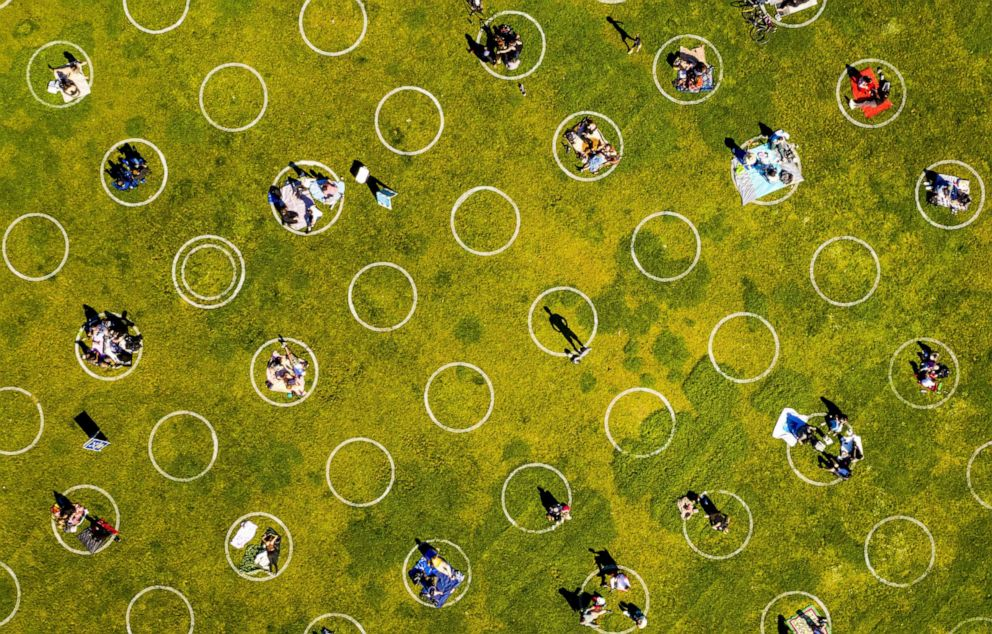
%> input picture data/circles.jpg, 992 x 634 px
$ octave taskCircles.m   (GNU Octave 9; MATLAB toolbox functions it lacks are replaced by stand-ins)
%> lines starting %> are read from the running program, lines starting %| are printed output that depends on the picture
clear all;
close all;
clc;

circles = imread('..\data\circles.jpg');
%> circles is the input picture: size 634x992x3 uint8; mean R, G, B 131.4, 128.8, 28.7
subplot(2,2,1);
imshow(circles);
title('Original Image');
%check radius of circle, r =35pixels
d= imdistline;
delete(d);

[centers, radii] = imfindcircles(circles, [30 40], "ObjectPolarity", "bright", "Sensitivity", 0.92);
%> centers = 30 rows, first 12: [134.4 173; 409.6 121.1; 360.9 472.6; 35.71 247.5; 382.9 297.1; 284.8 372.2; 183.5 446.6; 234.2 98.35; 307.5 199.4; 587.6 146.2; 209.6 272.5; 459.9 398.2]; radii = 30 values, max 37.17 at index 9, min 33.47 at index 27, mean 34.71
subplot(2,2,2);
imshow(circles);
viscircles(centers,radii, "Color","b");
title('sensitivity =0.92');

[centers, radii] = imfindcircles(circles, [30 40], "ObjectPolarity", "bright", "Sensitivity", 0.95);
%> centers = 38 rows, first 12: [134.2 173; 409.6 121; 360.9 472.7; 35.96 247.4; 382.9 297.3; 284.7 372.3; 183.3 446.6; 307.3 198.9; 234.2 98.33; 587.7 146.2; 209.7 272.3; 460 398]; radii = 38 values, max 37.02 at index 8, min 30.43 at index 38, mean 34.4
subplot(2,2,3);
imshow(circles);
viscircles(centers,radii, "Color","b");
title('sensitivity =0.95');

[centers, radii] = imfindcircles(circles, [30 40], "ObjectPolarity", "bright", "Sensitivity", 0.97,'EdgeThreshold',0.1);
%> centers = 39 rows, first 12: [134.1 173.1; 409.8 121; 360.6 472.6; 35.62 247.4; 234.3 97.92; 383.1 297.5; 459.6 398.4; 183.5 446.5; 284.6 372.4; 307.5 198.6; 587.8 146.2; 486.1 221.4]; radii = 39 values, max 37.2 at index 10, min 31.8 at index 37, mean 34.79
subplot(2,2,4);
imshow(circles);
viscircles(centers,radii, "Color","b");
title('sensitivity =0.96, EdgeThreshold,0.1');
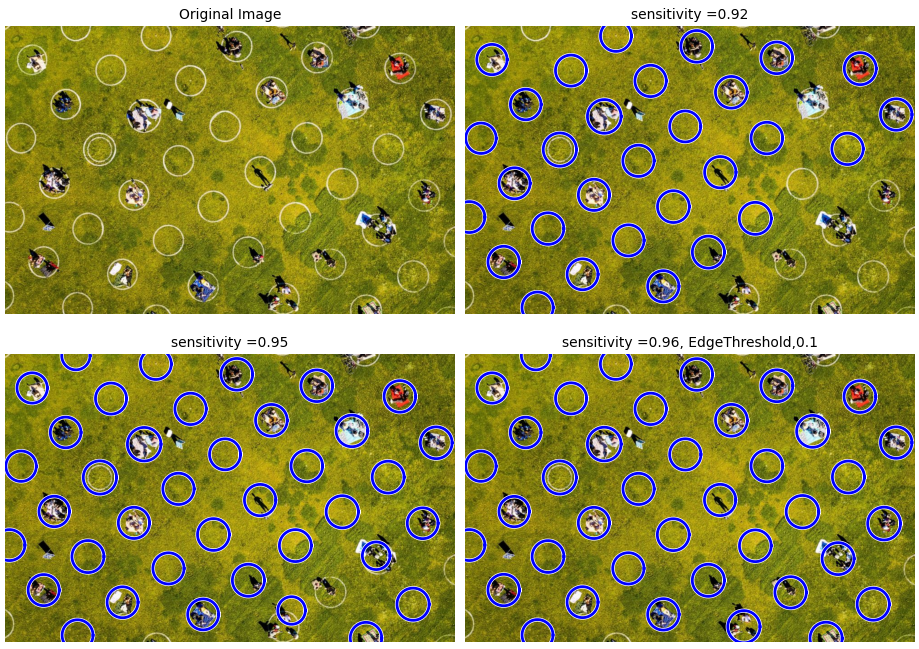
%> figure redrawn from the program's plot data, 4 panels

$ run again, with data/peppers.png saved as data/circles.jpg
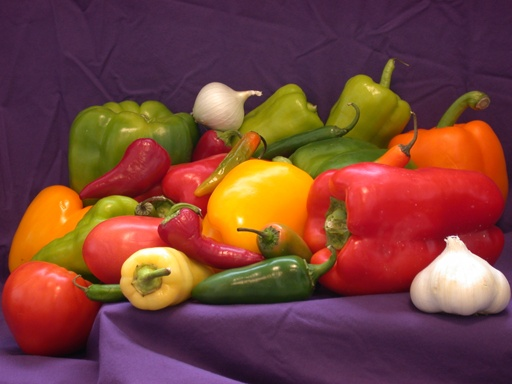
%> input picture data/peppers.png, 512 x 384 px
%> circles is the input picture: size 384x512x3 uint8; mean R, G, B 120.7, 66.4, 57.7
%> `[centers, radii] = imfindcircles(circles, [30 40], "ObjectPolarity", "..`: centers = [118 230.4; 256.8 195.6; 155.8 279.8; 459.2 281.5; 52.64 232.8; 220.1 106]; radii = [34.14; 35.46; 33.84; 32.88; 32.86; 30]
%> `[centers, radii] = imfindcircles(circles, [30 40], "ObjectPolarity", "..`: centers = [152.6 278.2; 118 230.4; 256.1 195.4; 59.1 219.7; 228.7 111.6; 445 295.2; 477.3 295.2; 243.3 209.9; 288.1 292.1; 480.2 126.7; 434.5 277.7; 416.7 82.94]; radii = [31.93; 34.14; 34.67; 33.52; 34.5; 33.72; 33.63; 34.61; 34; 35.21; 34.98; 35.33]
%> `[centers, radii] = imfindcircles(circles, [30 40], "ObjectPolarity", "..`: centers = 34 rows, first 12: [152.3 277.8; 118.2 230.1; 256.2 195.4; 58.77 218.6; 228.9 111.2; 477.9 295; 243.3 210.2; 444.6 295; 287.2 292.2; 480.5 126.3; 434.1 278.2; 462.1 283.8]; radii = 34 values, max 40 at index 34, min 30.97 at index 1, mean 34.37
%> `title('sensitivity =0.96, EdgeThreshold,0.1');`:
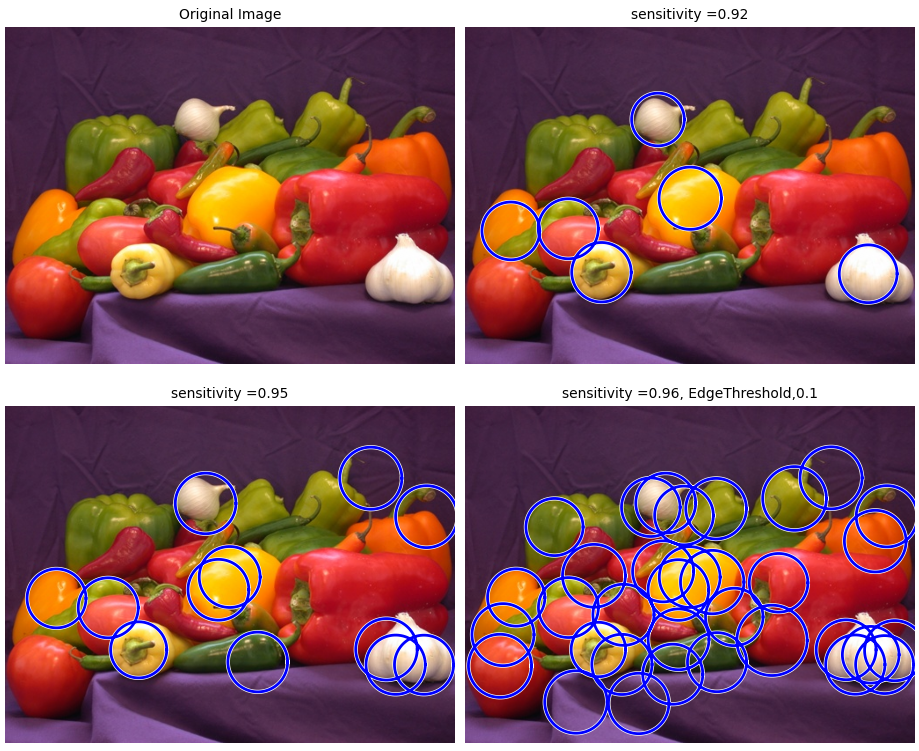
%> figure redrawn from the program's plot data, 4 panels
